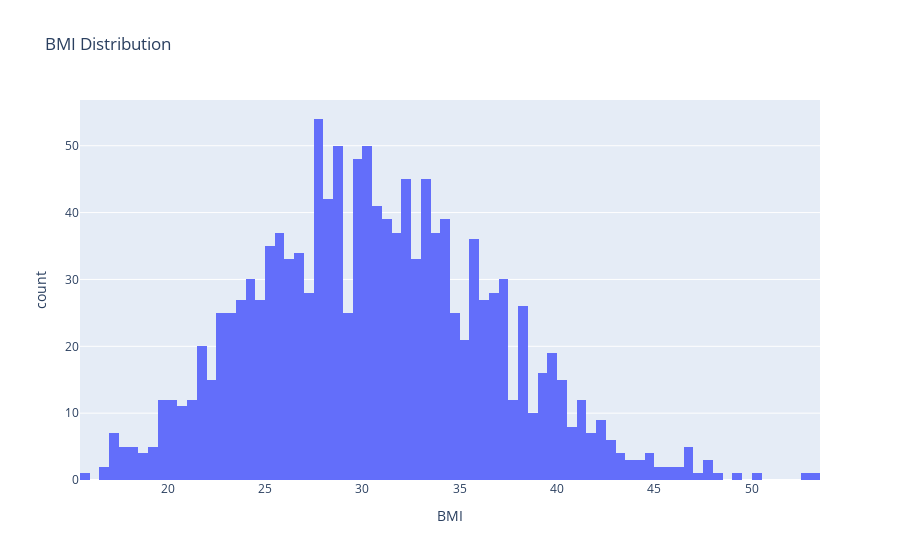

Write notebook code for a chart like this one.
### Code cell
#age distribution
fig = px.histogram(df, x='bmi',
                   title='BMI Distribution',
                   labels={'bmi': 'BMI'},
                   nbins= 100)
fig.show()

### Figure 1 — Plotly figure (JSON) as saved in the notebook; plotly's stock layout.template omitted (floating-point values rounded to 4 significant figures; data arrays with more than 128 entries replaced by an {"elided": "..."} marker saying what was removed)
{"data": [{"alignmentgroup": "True", "bingroup": "x", "hovertemplate": "BMI=%{x}<br>count=%{y}<extra></extra>", "legendgroup": "", "marker": {"color": "#636efa", "pattern": {"shape": ""}}, "name": "", "nbinsx": 100, "offsetgroup": "", "orientation": "v", "showlegend": false, "type": "histogram", "x": {"elided": "1338 float values"}, "xaxis": "x", "yaxis": "y"}], "layout": {"barmode": "relative", "legend": {"tracegroupgap": 0}, "title": {"text": "BMI Distribution"}, "xaxis": {"anchor": "y", "domain": [0, 1], "title": {"text": "BMI"}}, "yaxis": {"anchor": "x", "domain": [0, 1], "title": {"text": "count"}}}}
